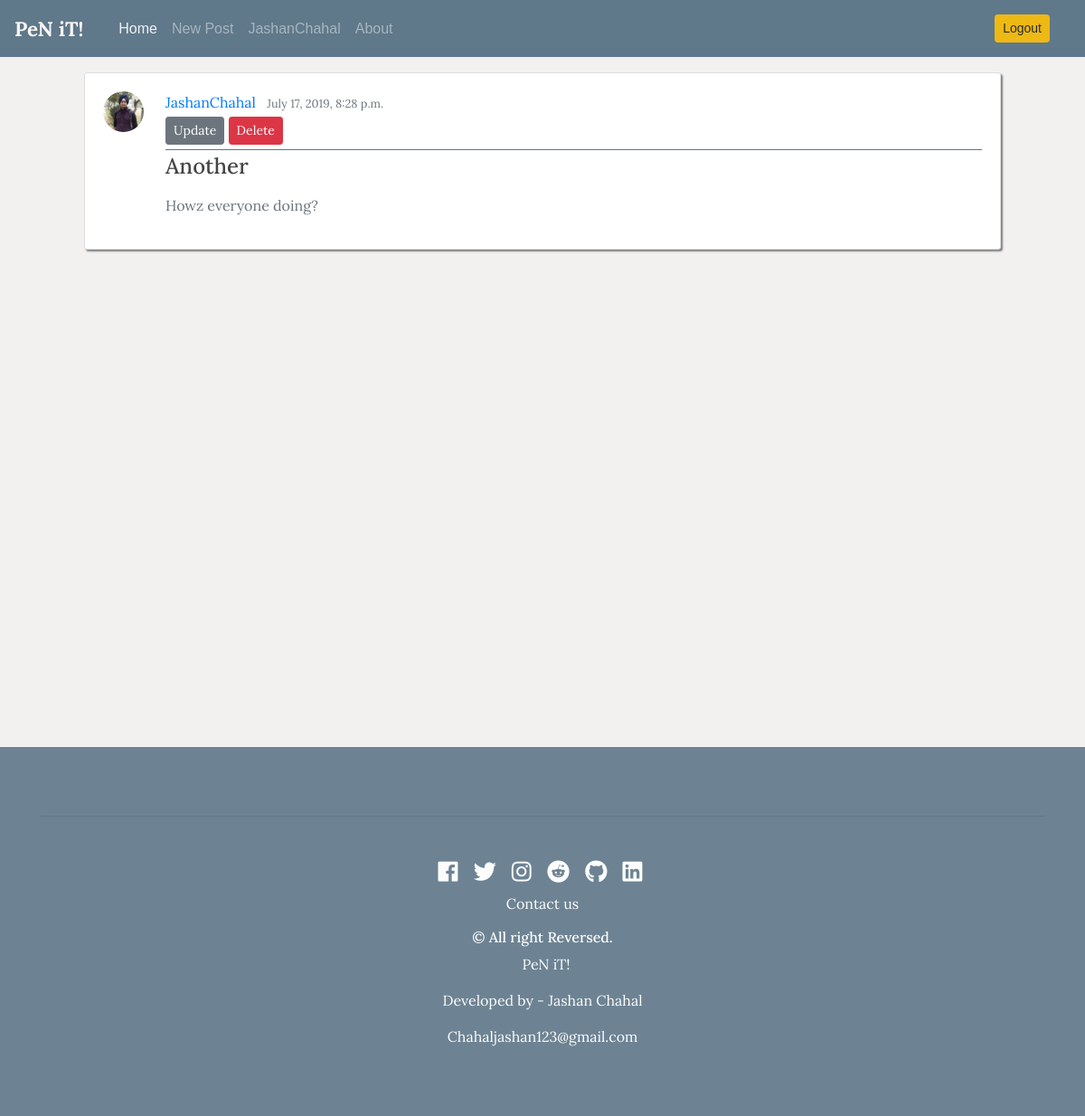
Screenshot of /post/28/ (signed in) with the database file from the repository.
### blog/models.py (models this page shows, shortened)
class Post(models.Model):
    title = models.CharField(max_length = 100)
    content = models.TextField()
    date_posted = models.DateTimeField(default = timezone.now)
    author = models.ForeignKey(User, on_delete = models.CASCADE)

### users/models.py (models this page shows, shortened)
class Profile(models.Model):
    user = models.OneToOneField(User,on_delete = models.CASCADE)
    image = models.ImageField( default = 'default.jpg', upload_to ='profile_pics')

### blog/views.py (the view)
# urls.py: path('post/<int:pk>/',PostDetailView.as_view(),name='post-detail'),
class PostDetailView(DetailView) :
    model = Post

### blog/templates/blog/post_detail.html
{% extends "blog/base.html" %}
{% block content %}
<article class="media content-section">
  <a class="mr-2" href="{% url 'user-posts' object.author.username %}"><img class ="rounded-circle article-img img-fluid"src="{{ post.author.profile.image.url }}"></a>
        <div class="media-body">
          <div class="article-metadata">
                    <a class="mr-2" href="{% url 'user-posts' object.author.username %}">{{ object.author }}</a>
                    <small class="text-muted">{{ object.date_posted }}</small>
              <div >
                    {% if object.author == user %}
              <a class=" btn btn-secondary btn-sm mt-1 mb-1 "href = "{% url 'post-update' object.id %}" >Update</a>
              <a class=" btn btn-danger btn-sm mt-1 mb-1 "href = "{% url 'post-delete' object.id %}" >Delete</a>
              {% endif %}   </div>
              </div>
          <h2 class="article-title">{{ object.title }}</h2>
         <p class="article-content"><div class="text-muted">
                   {{ object.content }}
            </div>
                </p>
                </div>
            </article>
{% endblock content %}

### blog/templates/blog/base.html (shortened to what this page needs)
{% load static %}
<!DOCTYPE html>
<html lang="en">
<head>
   <link rel="stylesheet" href="https://stackpath.bootstrapcdn.com/bootstrap/4.3.1/css/bootstrap.min.css">
   <link rel="stylesheet" type="text/css" href="{% static 'blog/main.css' %}">
   <link rel="stylesheet" href="https://use.fontawesome.com/releases/v5.0.13/css/all.css">
</head>
<body id="bg">
        <nav id ="mainnavbar" class="navbar navbar-expand-lg navbar-dark bg-steel  fixed-top">
  <a class="navbar-brand" href="{% url 'blog-home' %}">PeN iT!</a>
<div class="container">
  <div class="collapse navbar-collapse" id="navbarSupportedContent">
    <ul class="navbar-nav mr-auto">
      <li class="nav-item active">
        <a class="nav-link" href="{% url 'blog-home' %}">Home <span class="sr-only">(current)</span></a>
      </li>
      {% if user.is_authenticated %}
      <li class="nav-item">
          <a class="nav-item nav-link" href="{% url 'post-create' %}">New Post</a>
      </li>
      <li class="nav-item">
          <a class="nav-item nav-link bs" href="{% url 'user-posts' user.username %}">{{ user.username }}</a>
        </li>
      {% endif %}
      <li class="nav-item ">
        <a class="nav-link" href="{% url 'blog-about' %}">About</a>
      </li>
    </ul>
    <div class ="navbar-nav">
       {% if user.is_authenticated %}
       <a class="nav-item nav-link" href="{% url 'logout' %}"><button type="button" class ="btn btn-warning btn-sm">Logout</button></a>
       {% else %}
        <a class="nav-item nav-link" href="{% url 'login' %}"><button type="button" class ="btn btn-success btn-sm">Login</button></a>
        <a class="nav-item nav-link" href="{% url 'register'%}"><button type="button" class ="btn btn-warning btn-sm">Signup</button></a>
        {% endif %}
    </div>
  </div>
</div>
</nav>
              <main role="main" class="container"  >
                      <div class="centre">
                        {% block content %}{% endblock %}
                  </main>
                     <section id="footer">
                       <div class="container">
                          <hr>
                            <div class="col-xs-12 col-sm-12 col-md-12 mt-2 mt-sm-5">
                              <ul class="list-unstyled list-inline social text-center">
                                <li class="list-inline-item"><a href="https://www.facebook.com/imjashanchahal"><i class="fab fa-facebook"></i></a></li>
                                <li class="list-inline-item"><a href="https://twitter.com/imJashanChahal"><i class="fab fa-twitter"></i></a></li>
                                <li class="list-inline-item"><a href="https://www.instagram.com/imjashanchahal/"><i class="fab fa-instagram"></i></a></li>
                                <li class="list-inline-item"><a href="https://www.reddit.com/user/imjashanchahal/"><i class="fab fa-reddit"></i></a></li>
                                <li class="list-inline-item"><a href="https://github.com/JashanChahal" target="_blank"><i class="fab fa-github"></i></a></li>
                                <li class="list-inline-item"><a href="https://www.linkedin.com/in/jashan-chahal-109068169" target="_blank"><i class="fab fa-linkedin"></i></a></li>
                              </ul>
                            </div>
                          </div>
                          <div class="row">
                            <div class="col-xs-12 col-sm-12 col-md-12 mt-2 mt-sm-2 text-center text-white">
                            <p>Contact us</p>  <p class="h6">&copy All right Reversed.</p><p><a class="text-green ml-2" href="https://www.sunlimetech.com" target="_blank">PeN iT!</a></p>
                            <p>Developed by - Jashan Chahal</p><p>Chahaljashan123@gmail.com</p>
                            </div>
                          </div>
                      </section>
</body>
</html>

### blog/static/blog/main.css (style rules this page uses)
body { background: #f3f0f0; font-family: 'Lora', serif; color: #333333; margin-top: 5rem; vertical-align: middle; }
#mainnavbar .navbar-brand { color: #faf5f4; font-size: 1.4rem; font-weight: 1000; }
#mainnavbar { border-bottom : 0.1px groove; }
#mainnavbar .nav-link { opacity: 0.9; font-family: Arial, Helvetica, sans-serif; }
#bg { background-size: 1800px 900px; background-repeat: no-repeat; background-attachment: fixed; }
h1, h2, h3, h4, h5, h6 { color: #444444; }
ul { margin: 0; }
.bg-steel { background-color: #5f788a; }
.content-section { background: #ffffff; box-shadow: 2px 2px 2px grey; padding: 20px 20px; border: 1px solid #dddddd; border-radius: 3px; margin-bottom: 20px; margin-right: 3rem; margin-left: 3rem; }
.article-title { font-size: 1.5rem; color: #444444; }
.article-content { white-space: pre-line; }
.article-img { height: auto; width: 45px; margin-right: 16px; }
.article-metadata { padding-bottom: 1px; margin-bottom: 4px; border-bottom: 1px solid #5f788a; }
section { padding: 60px 0; }
#footer { background: #5f788a !important; margin-top: 550px; bottom : 0; width: 100%; opacity: 0.9; }
#footer a { color: #ffffff; text-decoration: none !important; background-color: transparent; -webkit-text-decoration-skip: objects; }
#footer ul.social li { padding: 0px 0; padding-top: 0px; }
#footer ul.social li a i { margin-right: 5px; font-size:25px; -webkit-transition: .5s all ease; -moz-transition: .5s all ease; transition: .5s all ease; }

### rows the page displays
Post: author.profile.image (picture), author "JashanChahal", date_posted "July 17, 2019, 8:28 p.m.", title "Another", content "Howz everyone doing?"

### other values shown
{{ user.username }} "JashanChahal"
